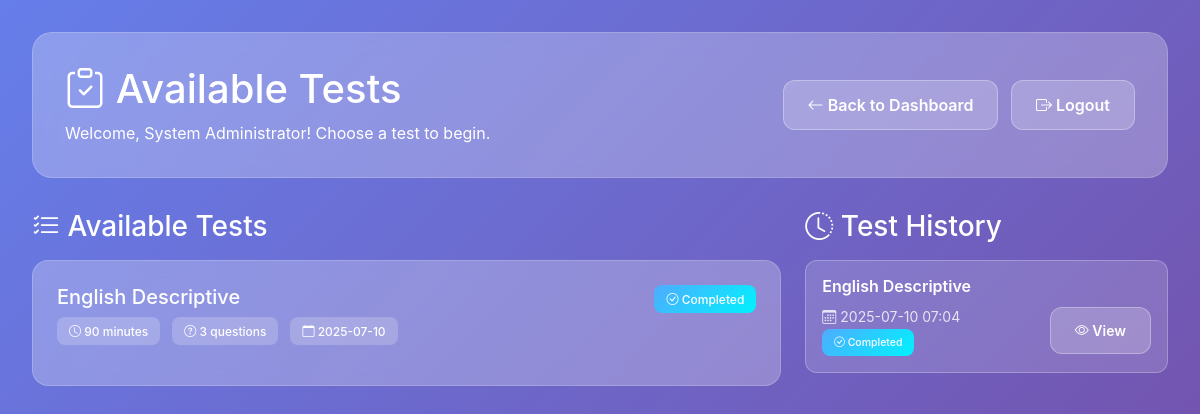
Page /tests (signed in) on the committed database.
### tables this page shows
CREATE TABLE tests (
                id INTEGER PRIMARY KEY AUTOINCREMENT,
                title TEXT NOT NULL,
                description TEXT,
                time_limit INTEGER NOT NULL,
                created_by TEXT NOT NULL,
                created_at TIMESTAMP DEFAULT CURRENT_TIMESTAMP,
                is_active BOOLEAN DEFAULT 1
            );

CREATE TABLE test_attempts (
                id INTEGER PRIMARY KEY AUTOINCREMENT,
                test_id INTEGER NOT NULL,
                user_id TEXT NOT NULL,
                started_at TIMESTAMP DEFAULT CURRENT_TIMESTAMP,
                completed_at TIMESTAMP,
                time_taken INTEGER,
                status TEXT DEFAULT 'in_progress',
                FOREIGN KEY (test_id) REFERENCES tests (id) ON DELETE CASCADE
            );

### app.py (the view)
@app.route('/tests')
@login_required
def user_tests():
    try:
        active_tests = get_active_tests()
        user_attempts = get_user_test_attempts(session['user_id'])
        return render_template("user_tests.html",
                             tests=active_tests,
                             attempts=user_attempts,
                             user_name=session['full_name'])
    except Exception as e:
        flash(f"Error loading tests: {str(e)}", "danger")
        return redirect(url_for('dashboard'))

### app.py (called while the page is built)
def login_required(f):
    @wraps(f)
    def wrap(*args, **kwargs):
        if not session.get('logged_in'):
            flash("Please log in first", "warning")
            return redirect(url_for('login'))
        return f(*args, **kwargs)
    return wrap

### templates/user_tests.html (shortened to what this page needs)
<!DOCTYPE html>
<html lang="en">
<head>
  <link href="https://cdn.jsdelivr.net/npm/bootstrap@5.3.3/dist/css/bootstrap.min.css" rel="stylesheet">
  <link href="https://cdn.jsdelivr.net/npm/bootstrap-icons@1.10.5/font/bootstrap-icons.css" rel="stylesheet">
</head>
<body>
  <div class="container">
    <div class="header-card">
      <div class="d-flex justify-content-between align-items-center">
        <div>
          <h1><i class="bi bi-clipboard-check"></i> Available Tests</h1>
          <p class="mb-0">Welcome, {{ user_name }}! Choose a test to begin.</p>
        </div>
        <div>
          <a href="/dashboard" class="btn btn-secondary me-2">
            <i class="bi bi-arrow-left"></i> Back to Dashboard
          </a>
          <a href="/logout" class="btn btn-secondary">
            <i class="bi bi-box-arrow-right"></i> Logout
          </a>
        </div>
      </div>
    </div>
    <div class="row">
      <div class="col-md-8">
        <h3 class="text-white mb-3"><i class="bi bi-list-check"></i> Available Tests</h3>
        {% if tests %}
          {% for test in tests %}
          <div class="test-card">
            <div class="d-flex justify-content-between align-items-start">
              <div class="flex-grow-1">
                <h5>{{ test.title }}</h5>
                <div class="test-meta">
                  <span class="badge badge-secondary">
                    <i class="bi bi-clock"></i> {{ test.time_limit }} minutes
                  </span>
                  <span class="badge badge-secondary">
                    <i class="bi bi-question-circle"></i> {{ test.question_count }} questions
                  </span>
                  <span class="badge badge-secondary">
                    <i class="bi bi-calendar"></i> {{ test.created_at[:10] }}
                  </span>
                </div>
              </div>
              <div class="test-actions">
                {% set user_attempt = attempts|selectattr('test_id', 'equalto', test.id)|list %}
                {% if user_attempt and user_attempt[0].status == 'completed' %}
                  <span class="badge badge-success status-badge">
                    <i class="bi bi-check-circle"></i> Completed
                  </span>
                {% else %}
                  <a href="/test/{{ test.id }}" class="btn btn-primary">
                    <i class="bi bi-play-circle"></i> Start Test
                  </a>
                {% endif %}
              </div>
            </div>
          </div>
          {% endfor %}
        {% else %}
          <div class="test-card text-center">
            <i class="bi bi-clipboard-x" style="font-size: 3rem; opacity: 0.6;"></i>
            <h5 class="mt-3">No Tests Available</h5>
            <p>There are currently no active tests. Check back later!</p>
          </div>
        {% endif %}
      </div>
      <div class="col-md-4">
        <h3 class="text-white mb-3"><i class="bi bi-clock-history"></i> Test History</h3>
        {% if attempts %}
          {% for attempt in attempts[:5] %}
          <div class="history-card">
            <h6>{{ attempt.test_title }}</h6>
            <div class="d-flex justify-content-between align-items-center">
              <div>
                <small>
                  <i class="bi bi-calendar3"></i> {{ attempt.started_at[:16] }}<br>
                  {% if attempt.status == 'completed' %}
                    <span class="badge badge-success">
                      <i class="bi bi-check-circle"></i> Completed
                    </span>
                  {% else %}
                    <span class="badge badge-warning">
                      <i class="bi bi-clock"></i> In Progress
                    </span>
                  {% endif %}
                </small>
              </div>
              {% if attempt.status == 'completed' %}
              <a href="/test_results/{{ attempt.id }}" class="btn btn-secondary btn-sm">
                <i class="bi bi-eye"></i> View
              </a>
              {% endif %}
            </div>
          </div>
          {% endfor %}
        {% else %}
          <div class="history-card text-center">
            <i class="bi bi-clock-history" style="font-size: 2rem; opacity: 0.6;"></i>
            <p class="mt-2 mb-0">No test history yet</p>
          </div>
        {% endif %}
      </div>
    </div>
  </div>
</body>
</html>

### templates/user_tests.html (style rules this page uses)
body { background: linear-gradient(135deg, #667eea 0%, #764ba2 100%); font-family: 'Inter', sans-serif; min-height: 100vh; }
.container { max-width: 1200px; margin: 0 auto; padding: 2rem; }
.header-card { background: rgba(255, 255, 255, 0.25); backdrop-filter: blur(10px); border: 1px solid rgba(255, 255, 255, 0.18); border-radius: 20px; padding: 2rem; margin-bottom: 2rem; color: white; }
.test-card { background: rgba(255, 255, 255, 0.25); backdrop-filter: blur(10px); border: 1px solid rgba(255, 255, 255, 0.18); border-radius: 16px; padding: 1.5rem; margin-bottom: 1.5rem; transition: all 0.3s ease; color: white; }
.btn-secondary { background: rgba(255, 255, 255, 0.2); border: 1px solid rgba(255, 255, 255, 0.3); border-radius: 12px; padding: 0.75rem 1.5rem; font-weight: 600; color: white; transition: all 0.3s ease; }
.badge { border-radius: 8px; padding: 0.5rem 0.75rem; font-weight: 500; }
.badge-success { background: linear-gradient(135deg, #4facfe 0%, #00f2fe 100%); }
.badge-secondary { background: rgba(255, 255, 255, 0.2); }
.history-card { background: rgba(255, 255, 255, 0.15); border: 1px solid rgba(255, 255, 255, 0.25); border-radius: 12px; padding: 1rem; margin-bottom: 1rem; transition: all 0.3s ease; }
.history-card h6 { color: white; font-weight: 600; margin-bottom: 0.5rem; }
.history-card small { color: rgba(255, 255, 255, 0.8); }
.test-meta { display: flex; flex-wrap: wrap; gap: 0.75rem; margin-bottom: 1rem; }
.test-actions { display: flex; flex-direction: column; gap: 0.5rem; align-items: flex-end; }
.status-badge { margin-bottom: 0.5rem; }

### rows in the picture
tests: title "English Descriptive", time_limit "90", question_count "3", created_at "2025-07-10"
test_attempts: test_title "English Descriptive", started_at "2025-07-10 07:04", status "completed" (drawn)

### other values in the picture
{{ user_name }} "System Administrator"
